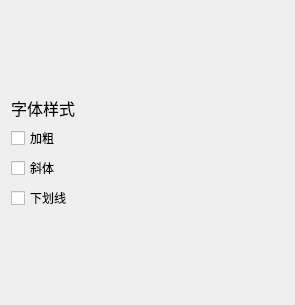
<?xml version="1.0" encoding="UTF-8"?>
<ui version="4.0">
 <class>FontForm</class>
 <widget class="QWidget" name="FontForm">
  <property name="geometry">
   <rect>
    <x>0</x>
    <y>0</y>
    <width>295</width>
    <height>305</height>
   </rect>
  </property>
  <property name="windowTitle">
   <string>Form</string>
  </property>
  <layout class="QVBoxLayout" name="verticalLayout">
   <item>
    <spacer name="verticalSpacer_2">
     <property name="orientation">
      <enum>Qt::Orientation::Vertical</enum>
     </property>
     <property name="sizeHint" stdset="0">
      <size>
       <width>20</width>
       <height>40</height>
      </size>
     </property>
    </spacer>
   </item>
   <item>
    <widget class="QLabel" name="stylelabel">
     <property name="text">
      <string>&lt;html&gt;&lt;head/&gt;&lt;body&gt;&lt;p&gt;&lt;span style=&quot; font-size:12pt;&quot;&gt;字体样式&lt;/span&gt;&lt;/p&gt;&lt;/body&gt;&lt;/html&gt;</string>
     </property>
    </widget>
   </item>
   <item>
    <widget class="QCheckBox" name="BoldcheckBox">
     <property name="styleSheet">
      <string notr="true">font: 12pt &quot;Microsoft YaHei UI&quot;;</string>
     </property>
     <property name="text">
      <string>加粗</string>
     </property>
    </widget>
   </item>
   <item>
    <widget class="QCheckBox" name="ltaliccheckBox">
     <property name="styleSheet">
      <string notr="true">font: 12pt &quot;Microsoft YaHei UI&quot;;</string>
     </property>
     <property name="text">
      <string>斜体</string>
     </property>
    </widget>
   </item>
   <item>
    <widget class="QCheckBox" name="underlinecheckBox">
     <property name="styleSheet">
      <string notr="true">font: 12pt &quot;Microsoft YaHei UI&quot;;</string>
     </property>
     <property name="text">
      <string>下划线</string>
     </property>
    </widget>
   </item>
   <item>
    <spacer name="verticalSpacer">
     <property name="orientation">
      <enum>Qt::Orientation::Vertical</enum>
     </property>
     <property name="sizeHint" stdset="0">
      <size>
       <width>20</width>
       <height>40</height>
      </size>
     </property>
    </spacer>
   </item>
  </layout>
 </widget>
 <resources/>
 <connections/>
</ui>
